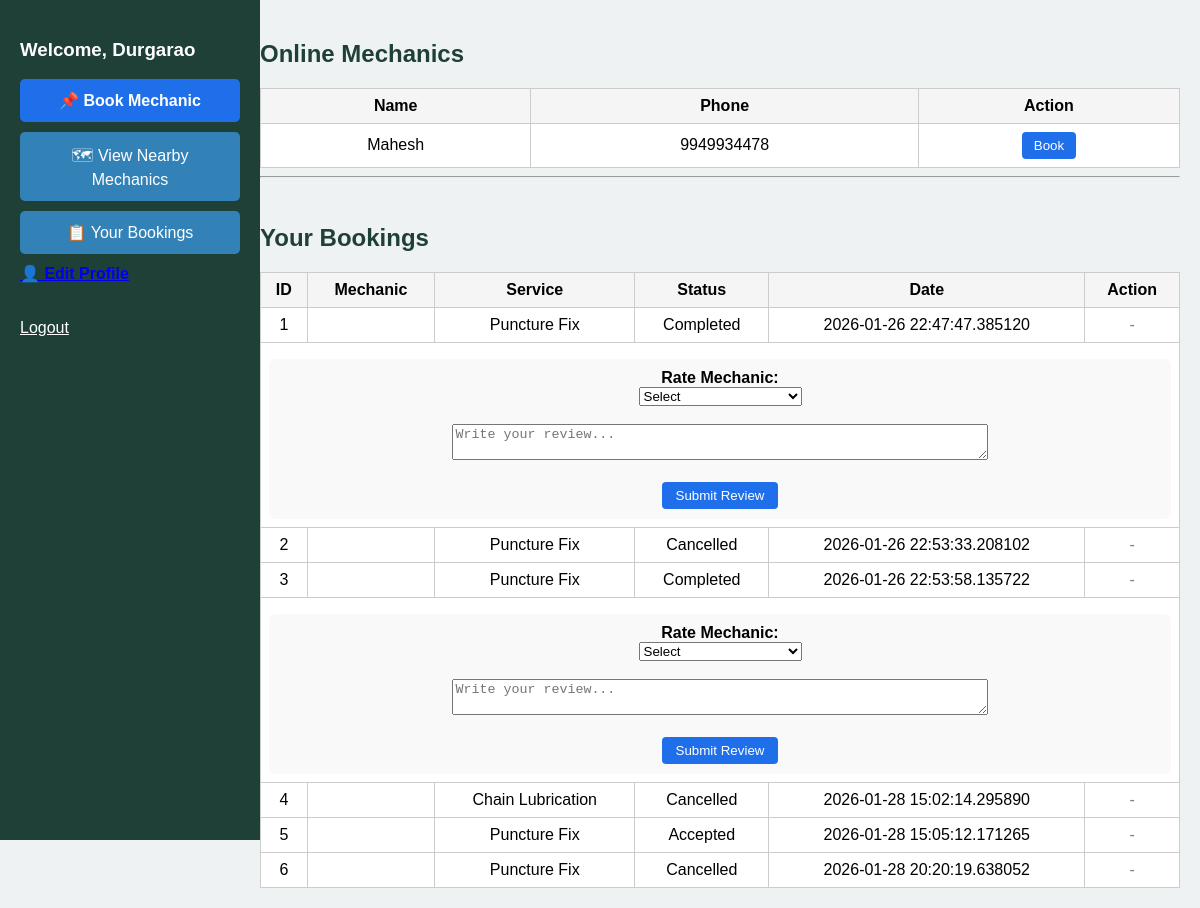
The page /customer/dashboard/1 on the database its author committed.
### app.py (models this page shows)
class Customer(db.Model):
    id = db.Column(db.Integer, primary_key=True)
    name = db.Column(db.String(100))
    email = db.Column(db.String(120), unique=True)
    password = db.Column(db.String(100))
    phone = db.Column(db.String(15))
    photo = db.Column(db.String(200))

class Mechanic(db.Model):
    id = db.Column(db.Integer, primary_key=True)
    name = db.Column(db.String(100))
    email = db.Column(db.String(120), unique=True)
    password = db.Column(db.String(100))
    phone = db.Column(db.String(15))
    service = db.Column(db.String(100))
    is_online = db.Column(db.Boolean, default=False)
    latitude = db.Column(db.Float, nullable=True)
    longitude = db.Column(db.Float, nullable=True)

class Booking(db.Model):
    id = db.Column(db.Integer, primary_key=True)
    customer_id = db.Column(db.Integer, db.ForeignKey("customer.id"), nullable=False)
    mechanic_id = db.Column(db.Integer, db.ForeignKey("mechanic.id"), nullable=False)
    service = db.Column(db.String(100))
    status = db.Column(db.String(50), default="Pending")
    price = db.Column(db.Integer, default=0)
    date = db.Column(db.String(50))
    mechanic = db.relationship("Mechanic", backref="bookings")

### app.py (the view)
@app.route('/customer/dashboard/<int:customer_id>')
def customer_dashboard(customer_id):
    customer = Customer.query.get(customer_id)
    bookings = Booking.query.filter_by(customer_id=customer_id).all()
    mechanics = Mechanic.query.filter_by(is_online=True).all()
    return render_template("customer_dashboard.html",
                           customer=customer,
                           bookings=bookings,
                           mechanics=mechanics)

### templates/customer_dashboard.html (shortened to what this page needs)
<!DOCTYPE html>
<html>
<head>
</head>
<body>
<div class="sidebar">
    <h3>Welcome, {{ customer.name }}</h3>
    <button class="btn btn-book" onclick="openBooking()">📌 Book Mechanic</button>
    <a href="/map"><button class="btn btn-map">🗺 View Nearby Mechanics</button></a>
    <a href="/customer_bookings"><button class="btn btn-map">📋 Your Bookings</button></a>
    <a href="/customer/profile" style="font-weight:bold;">👤 Edit Profile</a>
    <br><br><br>
    <a href="/logout" class="logout-text">Logout</a>
</div>
<div class="content">
    <h2>Online Mechanics</h2>
    {% if mechanics %}
    <table>
        <tr><th>Name</th><th>Phone</th><th>Action</th></tr>
        {% for m in mechanics %}
        <tr>
            <td>{{ m.name }}</td>
            <td>{{ m.phone }}</td>
            <td>
                <button onclick="openBookingWithMechanic('{{ m.id }}')" style="padding:6px 12px; background:#1f6feb; color:white; border:none; border-radius:4px;">
                    Book
                </button>
            </td>
        </tr>
        {% endfor %}
    </table>
    {% else %}
        <p>No mechanics online 🚫</p>
    {% endif %}
    <hr><br>
    <h2>Your Bookings</h2>
    {% if bookings %}
    <table>
        <tr>
            <th>ID</th>
            <th>Mechanic</th>
            <th>Service</th>
            <th>Status</th>
            <th>Date</th>
            <th>Action</th>
        </tr>
        {% for b in bookings %}
        <tr>
            <td>{{ b.id }}</td>
            <td>{{ b.mechanic_name }}</td>
            <td>{{ b.service }}</td>
            <td>{{ b.status }}</td>
            <td>{{ b.date }}</td>
            <td>
                {% if b.status == "Pending" %}
                <form action="{{ url_for('cancel_booking_customer', booking_id=b.id) }}" method="POST" style="margin:0;">
                    <button type="submit" class="cancel-btn">Cancel</button>
                </form>
                {% else %}
                    <span style="color: gray;">-</span>
                {% endif %}
            </td>
        </tr>
        {% if b.status == "Completed" %}
        <tr>
            <td colspan="6">
                <div class="review-box">
                    <form action="/submit_review/{{ b.id }}" method="POST">
                        <label><b>Rate Mechanic:</b></label><br>
                        <select name="rating" required>
                            <option value="">Select</option>
                        </select><br><br>
                        <textarea name="review_text" placeholder="Write your review..." rows="2" style="width:60%;"></textarea><br><br>
                        <button type="submit" style="padding:6px 14px; background:#1f6feb; color:white; border:none; border-radius:4px;">
                            Submit Review
                        </button>
                    </form>
                </div>
            </td>
        </tr>
        {% endif %}
        {% endfor %}
    </table>
    {% else %}
        <p>No bookings yet</p>
    {% endif %}
</div>
</body>
</html>

### templates/customer_dashboard.html (style rules this page uses)
body { font-family: Arial; background:#eef2f3; margin:0; }
.sidebar { width:220px; background:#1f4037; height:100vh; position:fixed; color:white; padding:20px; }
.content { margin-left:240px; padding:20px; }
h2 { color:#1f4037; }
table { width:100%; border-collapse:collapse; margin-top:10px; background:white; }
th, td { border:1px solid #ccc; padding:8px; text-align:center; }
th { background:#f5f5f5; }
.btn { padding:12px; width:100%; margin-bottom:10px; border:none; border-radius:5px; cursor:pointer; font-size:16px; }
.btn-book { background:#1f6feb; color:white; font-weight:bold; }
.btn-map { background:#3282b8; color:white; }
a.logout-text { color:white; text-decoration: underline; cursor:pointer; }
.review-box { margin-top:8px; padding:10px; background:#f9f9f9; border-radius:6px; }

### rows shown on the page
Customer: name "Durgarao"
Mechanic: name "Mahesh", phone "9949934478"
Booking: id "1", service "Puncture Fix", status "Completed", date "2026-01-26 22:47:47.385120"
Booking: id "2", service "Puncture Fix", status "Cancelled", date "2026-01-26 22:53:33.208102"
Booking: id "3", service "Puncture Fix", status "Completed", date "2026-01-26 22:53:58.135722"
Booking: id "4", service "Chain Lubrication", status "Cancelled", date "2026-01-28 15:02:14.295890"
Booking: id "5", service "Puncture Fix", status "Accepted", date "2026-01-28 15:05:12.171265"
Booking: id "6", service "Puncture Fix", status "Cancelled", date "2026-01-28 20:20:19.638052"
